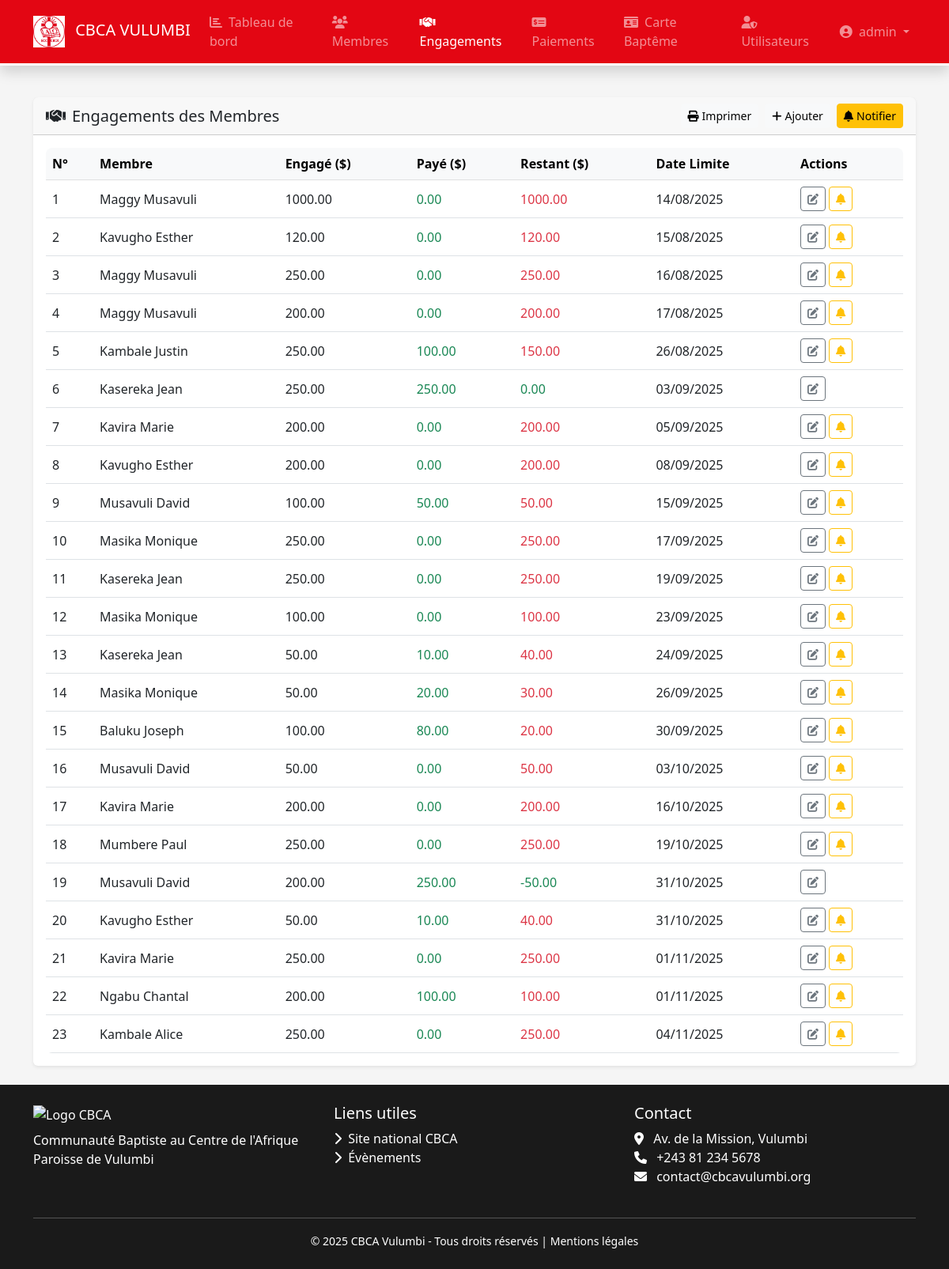
The page /engagements (signed in) on the database its author committed.
### models.py (models this page shows, shortened)
class User(db.Model, UserMixin):
    __tablename__ = 'users'
    id = db.Column(db.Integer, primary_key=True)
    username = db.Column(db.String(50), unique=True, nullable=False)
    password_hash = db.Column(db.String(128), nullable=False)
    role = db.Column(db.String(20), default='user')
    last_login = db.Column(db.DateTime)
    created_at = db.Column(db.DateTime, default=datetime.utcnow)

class Engagement(db.Model):
    __tablename__ = 'engagements'
    id = db.Column(db.Integer, primary_key=True)
    membre_id = db.Column(db.Integer, db.ForeignKey('membres.id'), nullable=False)
    montant_total = db.Column(db.Float, nullable=False)
    date_engagement = db.Column(db.DateTime, default=datetime.utcnow)
    date_limite = db.Column(db.Date, nullable=False)
    description = db.Column(db.String(200))
    statut = db.Column(db.String(20), default='En cours')
    paiements = db.relationship('Paiement', backref='engagement', lazy=True)
    def montant_restant(self):
        return self.montant_total - sum(p.montant for p in self.paiements)

class CarteBapteme(db.Model):
    __tablename__='cartebapteme'
    id = db.Column(db.Integer, primary_key=True)
    numero = db.Column(db.String(100), nullable=False)
    nom = db.Column(db.String(100), nullable=False)
    adresse = db.Column(db.String(200))
    date_naissance = db.Column(db.Date)
    sexe = db.Column(db.String(1))
    photo = db.Column(db.String(100))
    created_at = db.Column(db.DateTime, default=datetime.utcnow)
    membre = db.relationship('Membre', backref='cartebapteme', lazy=True)

class Paiement(db.Model):
    __tablename__ = 'paiements'
    id = db.Column(db.Integer, primary_key=True)
    engagement_id = db.Column(db.Integer, db.ForeignKey('engagements.id'), nullable=False)
    montant = db.Column(db.Float, nullable=False)
    date_paiement = db.Column(db.Date, default=datetime.utcnow)

### app.py (the view)
@app.route('/engagements')
@login_required
def liste_engagements():
    from models import Engagement
    engagements = Engagement.query.order_by(Engagement.date_limite).all()
    return render_template('engagements/liste.html', title="Engagements", engagements=engagements)

### app.py (called while the page is built)
@login_manager.user_loader
def load_user(user_id):
    from models import User
    return User.query.get(int(user_id))

### templates/engagements/liste.html (shortened to what this page needs)
{% extends "base.html" %}
{% block content %}
<div class="card shadow-sm border-0 mt-3 printable-area">
  <div class="card-header bg-cbca no-print">
    <div class="d-flex justify-content-between align-items-center">
      <h5 class="mb-0"><i class="fas fa-handshake me-2"></i>Engagements des Membres</h5>
      <div class="d-flex gap-2">
        <button id="printButton" class="btn btn-light btn-sm no-print">
          <i class="fas fa-print me-1"></i>Imprimer
        </button>
        <a href="{{ url_for('ajouter_engagement') }}" class="btn btn-light btn-sm no-print">
          <i class="fas fa-plus me-1"></i>Ajouter
        </a>
        <a href="{{ url_for('notifier_tous_membres') }}" class="btn btn-warning btn-sm no-print">
          <i class="fas fa-bell me-1"></i>Notifier
        </a>
      </div>
    </div>
  </div>
  <div class="card-body">
    <div class="table-responsive">
      <table class="table table-hover align-middle">
        <thead class="table-light">
          <tr>
            <th>N°</th>
            <th>Membre</th>
            <th>Engagé ($)</th>
            <th>Payé ($)</th>
            <th>Restant ($)</th>
            <th>Date Limite</th>
            <th class="no-print">Actions</th>
          </tr>
        </thead>
        <tbody>
          {% for engagement in engagements %}
          {% set paye = engagement.montant_total - engagement.montant_restant() %}
          <tr>
            <td>{{ loop.index }}</td>
            <td>{{ engagement.membre.cartebapteme.nom }}</td>
            <td>{{ "%.2f"|format(engagement.montant_total) }}</td>
            <td class="text-success">{{ "%.2f"|format(paye) }}</td>
            <td class="{{ 'text-danger' if engagement.montant_restant() > 0 else 'text-success' }}">
              {{ "%.2f"|format(engagement.montant_restant()) }}
            </td>
            <td>{{ engagement.date_limite.strftime('%d/%m/%Y') }}</td>
            <td class="no-print">
              <div class="d-flex gap-1">
                <a href="#" class="btn btn-sm btn-outline-secondary" data-bs-toggle="modal" data-bs-target="#modalEdit{{ engagement.id }}">
                  <i class="fas fa-edit"></i>
                </a>
                {% if engagement.montant_restant() > 0 %}
                <form method="POST" action="{{ url_for('notifier_membre_engagement', id=engagement.id) }}">
                  <button type="submit" class="btn btn-sm btn-outline-warning">
                    <i class="fas fa-bell"></i>
                  </button>
                </form>
                {% endif %}
              </div>
            </td>
          </tr>
          {% endfor %}
        </tbody>
      </table>
    </div>
  </div>
</div>
{% endblock %}

### templates/base.html (shortened to what this page needs)
<!DOCTYPE html>
<html lang="fr">
<head>
    <link href="https://cdn.jsdelivr.net/npm/bootstrap@5.3.0/dist/css/bootstrap.min.css" rel="stylesheet">
    <link href="https://cdnjs.cloudflare.com/ajax/libs/font-awesome/6.0.0/css/all.min.css" rel="stylesheet">
    <link rel="stylesheet" href="{{ url_for('static', filename='css/style.css') }}">
</head>
<body>
<nav class="navbar navbar-expand-lg navbar-dark navbar-cbca shadow">
    <div class="container">
        <a class="navbar-brand" href="{{ url_for('accueil') }}">
            <img src="{{ url_for('static', filename='logo.JPG') }}" alt="Logo CBCA" height="40" class="me-2">
            <span class="d-none d-md-inline">CBCA VULUMBI</span>
        </a>
        <div class="collapse navbar-collapse" id="navbarContent">
            <ul class="navbar-nav me-auto">
                <li class="nav-item">
                    <a class="nav-link {% if request.endpoint == 'accueil' %}active{% endif %}" href="{{ url_for('accueil') }}">
                        <i class="fas fa-chart-bar me-1"></i> Tableau de bord
                    </a>
                </li>
                <li class="nav-item">
                    <a class="nav-link {% if request.endpoint and request.endpoint.startswith('liste_membres') %}active{% endif %}" href="{{ url_for('liste_membres') }}">
                        <i class="fas fa-users me-1"></i> Membres
                    </a>
                </li>
                <li class="nav-item">
                    <a class="nav-link {% if request.endpoint and request.endpoint.startswith('liste_engagements') %}active{% endif %}" href="{{ url_for('liste_engagements') }}">
                        <i class="fas fa-handshake me-1"></i> Engagements
                    </a>
                </li>
                <li class="nav-item">
                    <a class="nav-link {% if request.endpoint and request.endpoint.startswith('liste_paiements') %}active{% endif %}" href="{{ url_for('liste_paiements') }}">
                        <i class="fas fa-money-check-alt me-1"></i> Paiements
                    </a>
                </li>
                <li class="nav-item">
                    <a class="nav-link {% if request.endpoint and request.endpoint.startswith('liste_carte') %}active{% endif %}" href="{{ url_for('liste_carte') }}">
                        <i class="fas fa-id-card me-1"></i> Carte Baptême
                    </a>
                </li>
                {% if current_user.is_authenticated and current_user.role == 'admin' %}
                <li class="nav-item">
                    <a class="nav-link {% if request.endpoint and request.endpoint.startswith('liste_utilisateurs') %}active{% endif %}" href="{{ url_for('liste_utilisateurs') }}">
                        <i class="fas fa-user-shield me-1"></i> Utilisateurs
                    </a>
                </li>
                {% endif %}
            </ul>
            <ul class="navbar-nav">
                {% if current_user.is_authenticated %}
                <li class="nav-item dropdown">
                    <a class="nav-link dropdown-toggle" href="#" id="userDropdown" data-bs-toggle="dropdown">
                        <i class="fas fa-user-circle me-1"></i> {{ current_user.username }}
                    </a>
                </li>
                {% else %}
                <li class="nav-item">
                    <a class="nav-link" href="{{ url_for('login') }}">
                        <i class="fas fa-sign-in-alt me-1"></i> Connexion
                    </a>
                </li>
                {% endif %}
            </ul>
        </div>
    </div>
</nav>
<main class="container my-4 flex-grow-1">
    {% block content %}{% endblock %}
</main>
<footer class="py-4 text-white">
    <div class="container">
        <div class="row">
            <div class="col-md-4 mb-3">
                <img src="{{ url_for('static', filename='images/logo-cbca-white.png') }}" alt="Logo CBCA" height="50">
                <p class="mt-2 mb-0">Communauté Baptiste au Centre de l'Afrique<br>Paroisse de Vulumbi</p>
            </div>
            <div class="col-md-4 mb-3">
                <h5>Liens utiles</h5>
                <ul class="list-unstyled">
                    <li><a href="#" class="text-white text-decoration-none"><i class="fas fa-chevron-right me-1"></i> Site national CBCA</a></li>
                    <li><a href="#" class="text-white text-decoration-none"><i class="fas fa-chevron-right me-1"></i> Évènements</a></li>
                </ul>
            </div>
            <div class="col-md-4 mb-3">
                <h5>Contact</h5>
                <address>
                    <i class="fas fa-map-marker-alt me-2"></i> Av. de la Mission, Vulumbi<br>
                    <i class="fas fa-phone me-2"></i> +243 81 234 5678<br>
                    <i class="fas fa-envelope me-2"></i> contact@cbcavulumbi.org
                </address>
            </div>
        </div>
        <hr class="my-2 bg-light">
        <div class="text-center pt-2">
            <small>&copy; 2025 CBCA Vulumbi - Tous droits réservés | <a href="#" class="text-white text-decoration-none">Mentions légales</a></small>
        </div>
    </div>
</footer>
</body>
</html>

### static/style.css (style rules this page uses)
body { font-family: 'Segoe UI', 'Roboto', sans-serif; background-color: var(--cbcagray); }
.navbar-cbca { border-bottom: 3px solid white; }
.table-responsive { border-radius: 8px; overflow: hidden; }
.table { margin-bottom: 0; }
.table thead th { background-color: #f8f9fa; border-bottom-width: 1px; font-weight: 600; }
.card-header { font-weight: 600; }

### templates/base.html (style rules this page uses)
:root { --cbcared:#e30613; --cbcawhite:#fff; --cbcadark:#1a1a1a; --cbcagray:#f5f5f5; }
body { font-family: 'Segoe UI', Tahoma, Geneva, Verdana, sans-serif; background: var(--cbcagray); display:flex; flex-direction:column; min-height:100vh; }
.navbar-cbca { background-color: var(--cbcared); border-bottom: 3px solid white; }
footer { background: var(--cbcadark); margin-top:auto; }

### rows shown on the page
User: username "admin"
Engagement: membre.cartebapteme.nom "Maggy Musavuli", montant_total "1000.00", paye "0.00", montant_restant "1000.00", date_limite "14/08/2025"
Engagement: membre.cartebapteme.nom "Kavugho Esther", montant_total "120.00", paye "0.00", montant_restant "120.00", date_limite "15/08/2025"
Engagement: membre.cartebapteme.nom "Maggy Musavuli", montant_total "250.00", paye "0.00", montant_restant "250.00", date_limite "16/08/2025"
Engagement: membre.cartebapteme.nom "Maggy Musavuli", montant_total "200.00", paye "0.00", montant_restant "200.00", date_limite "17/08/2025"
Engagement: membre.cartebapteme.nom "Kambale Justin", montant_total "250.00", paye "100.00", montant_restant "150.00", date_limite "26/08/2025"
Engagement: membre.cartebapteme.nom "Kasereka Jean", montant_total "250.00", montant_restant "0.00", date_limite "03/09/2025"
Engagement: membre.cartebapteme.nom "Kavira Marie", montant_total "200.00", paye "0.00", montant_restant "200.00", date_limite "05/09/2025"
Engagement: membre.cartebapteme.nom "Kavugho Esther", montant_total "200.00", paye "0.00", montant_restant "200.00", date_limite "08/09/2025"
Engagement: membre.cartebapteme.nom "Musavuli David", montant_total "100.00", paye "50.00", montant_restant "50.00", date_limite "15/09/2025"
Engagement: membre.cartebapteme.nom "Masika Monique", montant_total "250.00", paye "0.00", montant_restant "250.00", date_limite "17/09/2025"
Engagement: membre.cartebapteme.nom "Kasereka Jean", montant_total "250.00", paye "0.00", montant_restant "250.00", date_limite "19/09/2025"
Engagement: membre.cartebapteme.nom "Masika Monique", montant_total "100.00", paye "0.00", montant_restant "100.00", date_limite "23/09/2025"
Engagement: membre.cartebapteme.nom "Kasereka Jean", montant_total "50.00", paye "10.00", montant_restant "40.00", date_limite "24/09/2025"
Engagement: membre.cartebapteme.nom "Masika Monique", montant_total "50.00", paye "20.00", montant_restant "30.00", date_limite "26/09/2025"
Engagement: membre.cartebapteme.nom "Baluku Joseph", montant_total "100.00", paye "80.00", montant_restant "20.00", date_limite "30/09/2025"
Engagement: membre.cartebapteme.nom "Musavuli David", montant_total "50.00", paye "0.00", montant_restant "50.00", date_limite "03/10/2025"
Engagement: membre.cartebapteme.nom "Kavira Marie", montant_total "200.00", paye "0.00", montant_restant "200.00", date_limite "16/10/2025"
Engagement: membre.cartebapteme.nom "Mumbere Paul", montant_total "250.00", paye "0.00", montant_restant "250.00", date_limite "19/10/2025"
Engagement: membre.cartebapteme.nom "Musavuli David", montant_total "200.00", paye "250.00", montant_restant "-50.00", date_limite "31/10/2025"
Engagement: membre.cartebapteme.nom "Kavugho Esther", montant_total "50.00", membre "10.00", montant_restant "40.00", date_limite "31/10/2025"
Engagement: membre.cartebapteme.nom "Kavira Marie", montant_total "250.00", paye "0.00", montant_restant "250.00", date_limite "01/11/2025"
Engagement: membre.cartebapteme.nom "Ngabu Chantal", montant_total "200.00", paye "100.00", montant_restant "100.00", date_limite "01/11/2025"
Engagement: membre.cartebapteme.nom "Kambale Alice", montant_total "250.00", paye "0.00", montant_restant "250.00", date_limite "04/11/2025"
